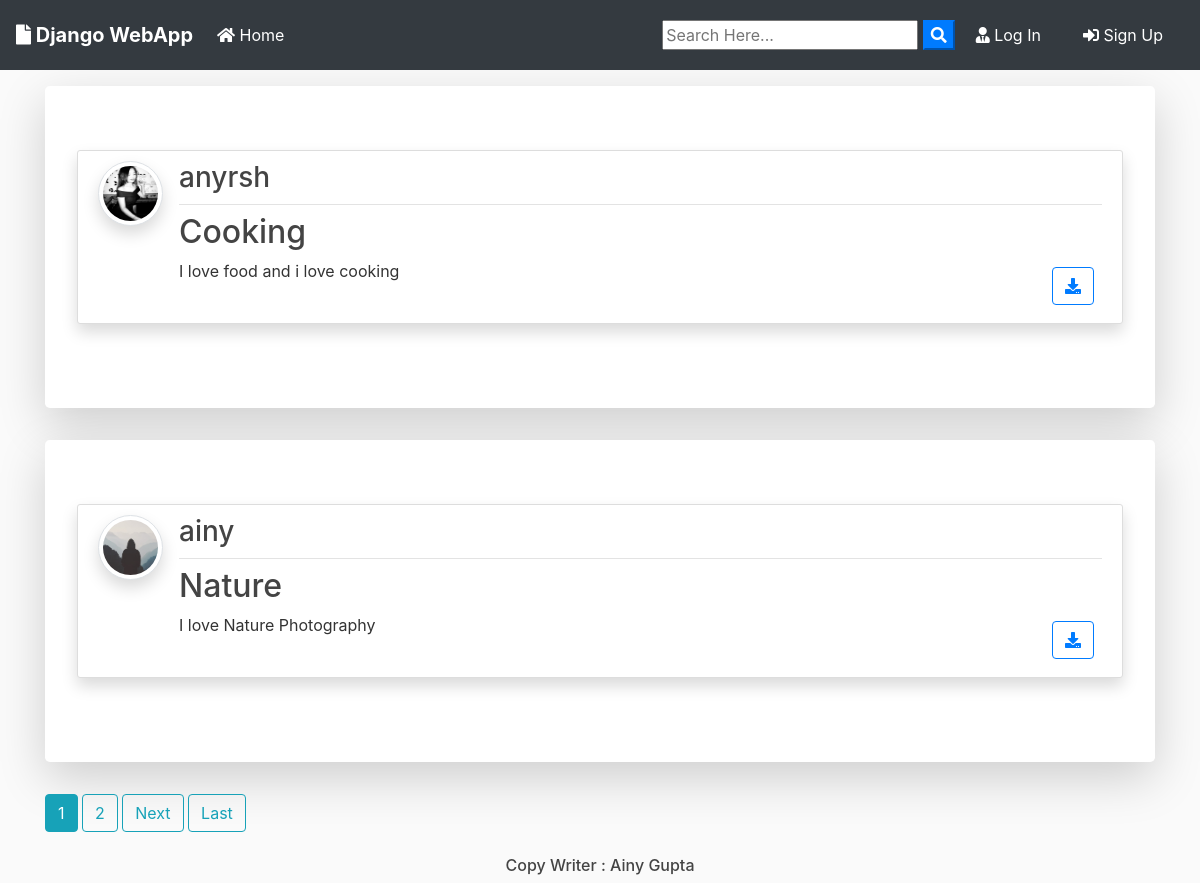
The page / on the database its author committed.
### blog/models.py (models this page shows, shortened)
class Post(models.Model):
	title = models.CharField(max_length=100)
	file = models.FileField(null=True,blank=True,upload_to='Files')
	content = models.TextField()
	date_posted = models.DateTimeField(default=timezone.now)
	author = models.ForeignKey(User, on_delete=models.CASCADE)

### users/models.py (models this page shows, shortened)
class Profile(models.Model):
    user = models.OneToOneField(User, on_delete=models.CASCADE)
    image = models.ImageField(default='default.jpg', upload_to='profile_pics')

### blog/views.py (the view)
# urls.py: path('', PostListView.as_view(), name='blog-home'),
class PostListView(ListView):
    model = Post
    template_name = 'blog/home.html'  # <app>/<model>_<viewtype>.html
    context_object_name = 'posts'
    ordering = ['-date_posted']
    paginate_by = 2

### blog/templates/blog/home.html (shortened to what this page needs)
{% extends "blog/base.html" %}
{% block content %}
    {% for post in posts %}
      <div class="jumbotron mt-3 bg-white shadow-lg">
      <article class="media content-section shadow">
        <a href="{{ post.author.profile.image.url }} " target="_blank"> <img src="{{ post.author.profile.image.url }}  " alt="" class="article-img rounded-circle img-thumbnail img-fluid shadow">
        </a>
        <div class="media-body">
          <div class="article-metadata d-flex justify-content-between">
            <a class="mr-2 " href="{% url 'user-posts' post.author.username  %}"><h3>{{ post.author }}</h3></a>
          </div>
          <h2><a class="article-title text-justify " href="{% url 'post-detail' post.id %}">{{ post.title }}</a></h2>
          <div class="d-flex justify-content-between">
            <p class="article-content text-justify text-truncate overflow-hidden">{{ post.content }}</p>
            {% if post.file %}
          <div class="form-group mt-0 pt-0  m-2">
            <a class="btn btn-outline-primary  btn-d "  href="{{ post.file.url }}"  download type="submit"><i class="fas fa-download"></i></a>
          </div>
          {% endif %}
          </div>
        </div>
      </article>
      </div>
    {% endfor %}
    {% if is_paginated %}
      {% for num in page_obj.paginator.page_range %}
        {% if page_obj.number == num %}
          <a class="btn btn-info mb-4" href="?page={{ num }}">{{ num }}</a>
        {% elif num > page_obj.number|add:'-3' and num < page_obj.number|add:'3' %}
          <a class="btn btn-outline-info mb-4" href="?page={{ num }}">{{ num }}</a>
        {% endif %}
      {% endfor %}
      {% if page_obj.has_next %}
        <a class="btn btn-outline-info mb-4" href="?page={{ page_obj.next_page_number }}">Next</a>
        <a class="btn btn-outline-info mb-4" href="?page={{ page_obj.paginator.num_pages }}">Last</a>
      {% endif %}
    {% endif %}
{% endblock content %}

### blog/static/blog/main.css (style rules this page uses)
body { background: #fafafa; color: #333333; margin-top: 0; }
h1, h2, h3, h4, h5, h6 { color: #444444; }
.content-section { background: #ffffff; padding: 10px 20px; border: 1px solid #dddddd; border-radius: 3px; margin-bottom: 20px; }
.article-title { color: #444444; }
.article-content { white-space: pre-line; }
.article-img { height: 65px; width: 65px; margin-right: 16px; }
.article-metadata { padding-bottom: 1px; margin-bottom: 4px; border-bottom: 1px solid #e3e3e3 }

### rows shown on the page
Post: author.profile.image (picture), author "anyrsh", title "Cooking", content "I love food and i love cooking"
Post: author.profile.image (placeholder picture), author "ainy", title "Nature", content "I love Nature Photography"

### other values the page prints
{{ num }} "1"
{{ num }} "2"
